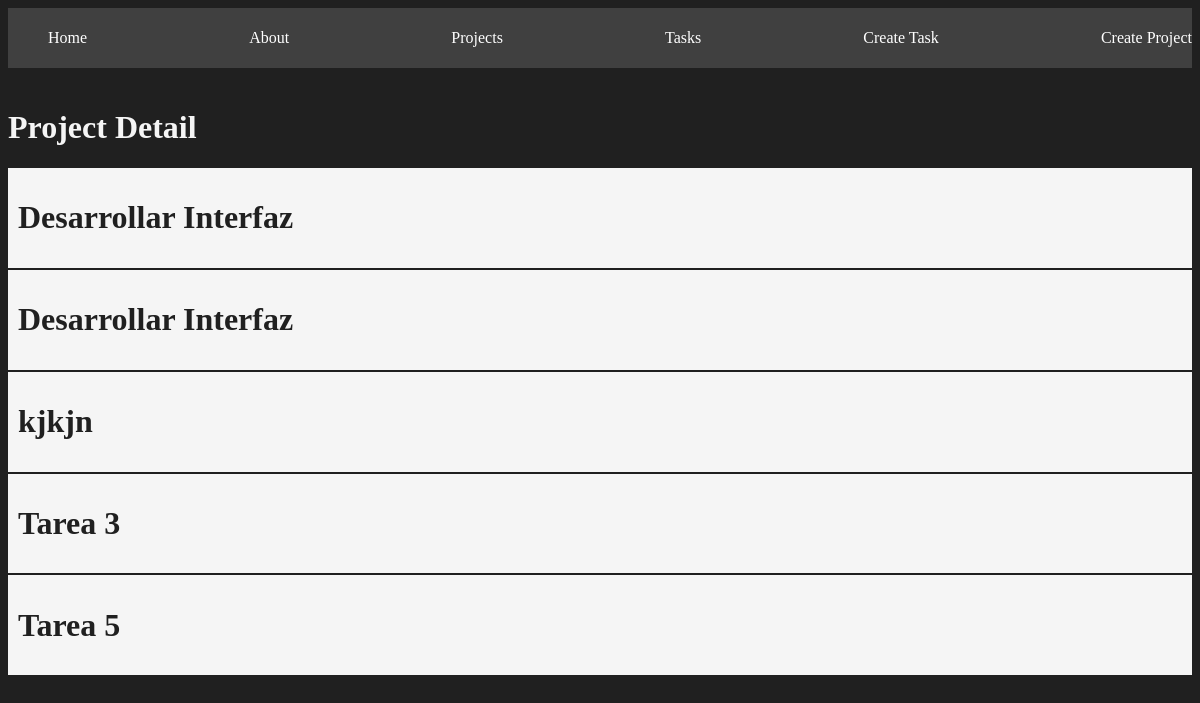
The app's page /projects/2 with its own data.
### myapp/models.py (models this page shows, shortened)
class Task(models.Model):                          # Creacion de tabla de tareas con diferentes columnas.
    title = models.CharField(max_length=200)
    description = models.TextField()
    project = models.ForeignKey(Project, on_delete=models.CASCADE)
    done = models.BooleanField(default=False)

### myapp/views.py (the view)
# urls.py: path('projects/<int:id>', views.project_detail, name="project_detail"),
def project_detail(request, id):
    project = get_object_or_404(Project, id=id)
    tasks = Task.objects.filter(project_id=id)
    return render(request, 'projects/detail.html', {
        'project': project,
        'tasks': tasks
    })

### myapp/templates/projects/detail.html
{% extends 'layouts/base.html' %}
{% block content %}
<h1>Project Detail</h1>
{% for task in tasks %}
<div class="card">
    <h1>{{task.title}}</h1>
</div>
{% endfor %}
{% endblock %}

### myapp/static/styles/main.css (style rules this page uses)
body { background: #202020; color: whitesmoke; }
.card { background: whitesmoke; color: #202020; padding: 10px; margin-bottom: 2px; }

### records on screen
Task: title "Desarrollar Interfaz"
Task: title "Desarrollar Interfaz"
Task: title "kjkjn"
Task: title "Tarea 3"
Task: title "Tarea 5"
